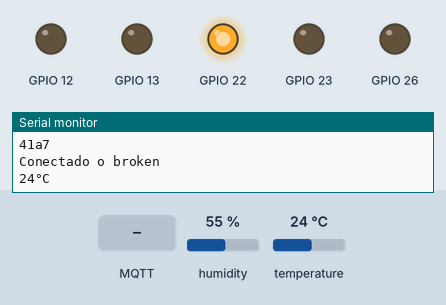
Recording of a program running on a simulated ESP32. Parts: output pins drawn as LEDs (lit = HIGH), the last lines printed to the serial monitor. Inputs (shaded band) come from the test bench; at power-on: temperature 24 °C, humidity 55 %. WiFi joins after 1.5 s; servers stay silent unless stated; random numbers use the default seed unless the program sets one; no MQTT or app messages arrive unless stated.

Above: at 2.7 s.
2.8 s: temperature set to 29 °C
6.2 s: temperature set to 32 °C
At 8.1 s:
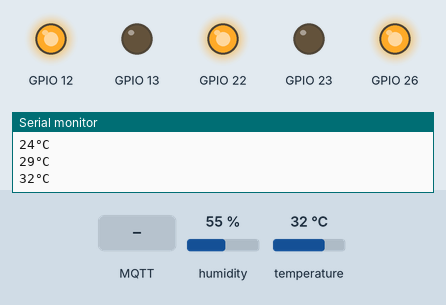
9.0 s: MQTT message "0" arrives on the first subscribed topic
At 9.4 s:
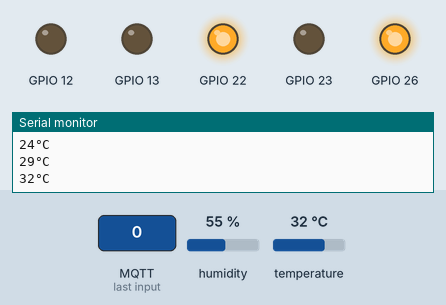
11.5 s: temperature set to 12 °C
At 13.2 s:
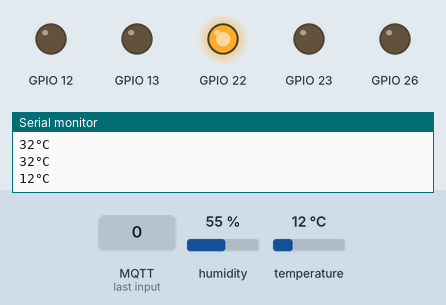
14.0 s: MQTT message "1" arrives on the first subscribed topic
At 14.4 s:
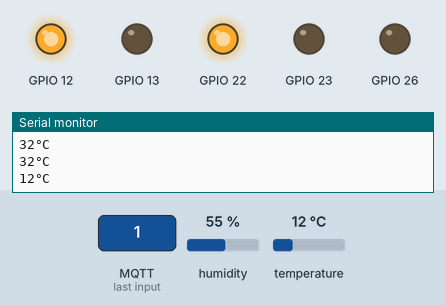
Timing chart, 0 to 16.5 s (numbered marks = the images above; inputs shaded):
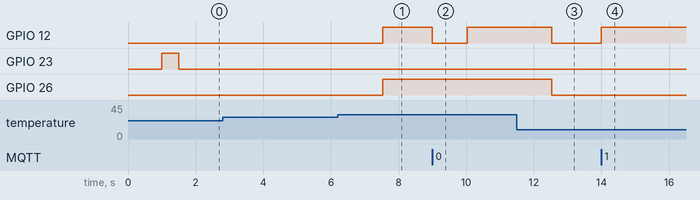

The program:

main.cpp
```cpp
#include <Arduino.h>
#include <WiFi.h>
#include <PubSubClient.h>
#include <DHT.h>

#define DHTTYPE DHT11
#define DHTPIN 15
#define ONE_MINUTE 60000
DHT dht(DHTPIN, DHTTYPE);


const char *ssad = "OiFIBRA_200";
const char *pass = "oifib200";
const char *ssad2 = "gabriel";
const char *pass2 = "secret123";
int temperatura;
int atrasoTemp = 2500;  //tempo do delay para chamar novamente a função de medir temperatura
unsigned long tempoAnteriorTemp = 0;
bool isActivateForMqtt = false;

unsigned long lastMsg = 0;        //unsigned long = inteiro de 32 bits sem sinal
#define MSG_BUFFER_SIZE  (50)
char msg[MSG_BUFFER_SIZE];

WiFiClient espClient;

const char *mqtt_broker = "broker.hivemq.com";
const char *temp = "esp32/gabriel/temp";
const char *umdt = "esp32/gabriel/umt";
const int mqtt_port = 1883;

PubSubClient client(espClient);


void controlleRele(bool isTurnOn){
    if(isTurnOn){
        digitalWrite(12,HIGH);
    }else{
        digitalWrite(12,LOW);
    }
}

void callback(char* topic, byte* payload, unsigned int lenght) {
    for(int i =0; i < lenght; i++){
        if((char)payload[0] == '1'){
            controlleRele(true);
            isActivateForMqtt = true;
        }
        if((char)payload[0] == '0'){
            controlleRele(false);
            isActivateForMqtt = false;
        }
    }

}


void connectBroken(){
    client.setServer(mqtt_broker,mqtt_port);
    client.setCallback(callback);
    if(!client.connected()){
        Serial.println("tentando conectar ao mqtt...");
        String clientId = "";
        clientId += String(random(0xffff), HEX);
        if (client.connect(clientId.c_str())) {
            Serial.println(clientId);
            Serial.println("Conectado o broken");
            client.subscribe(temp);
        }
    }
}


void reconectBroken() {
  if (!client.connected()) {
    connectBroken();
  }
  client.loop();
}

void publicAnyThing(){
    client.publish(temp,"teste pelo esp32");
    delay(1000);
}

void wifiConnect(){
    WiFi.mode(WIFI_STA);
    WiFi.begin(ssad,pass);
    while (WiFi.status() != WL_CONNECTED){
        delay(1000);
        Serial.println("tentando conectar no wifi...");
        digitalWrite(23,HIGH);
        delay(500);
        digitalWrite(23,LOW);
    }
    Serial.println("Conectado ao Wifi");
    digitalWrite(22,HIGH);
}

void setSensor(){
    dht.begin();
    if (millis() > (tempoAnteriorTemp + atrasoTemp)) {
    tempoAnteriorTemp = millis();
    temperatura = dht.readTemperature(); //lê temperatura no dht22
    int umidade = dht.readHumidity();
    Serial.print(temperatura);
    Serial.println(F("°C"));
    if(isActivateForMqtt == false){
        if(temperatura > 30){
            controlleRele(true);
            digitalWrite(26,HIGH);

        }else{
            controlleRele(false);
            digitalWrite(26,LOW);
        }
    }


    //delay(ONE_MINUTE);
    sprintf(msg, "{\"temp\":%i, \"umid\":%i}", temperatura,umidade);
    client.publish(temp,msg);

    //delay(ONE_MINUTE);
  }
}


void setPins(){
    pinMode(13,OUTPUT);
    pinMode(23,OUTPUT);
    pinMode(22,OUTPUT);
    pinMode(12,OUTPUT);
    pinMode(26,OUTPUT);
}

void setup(){
    Serial.begin(115200);
    setPins();
    wifiConnect();
    connectBroken();
}

void loop(){
    reconectBroken();
    setSensor();
}
```

Measured:
- the behaviour switches between 30 and 31 °C on temperature (found by bisection; images 0 and 1)
- after the input at 6.2 s, GPIO 12, GPIO 26: LOW → HIGH after 1.3 s
- after the input at 9.0 s, GPIO 12: HIGH → LOW at once, → HIGH 1.0 s later
- after the input at 11.5 s, GPIO 12, GPIO 26: HIGH → LOW after 1.0 s
- after the input at 14.0 s, GPIO 12: LOW → HIGH at once
